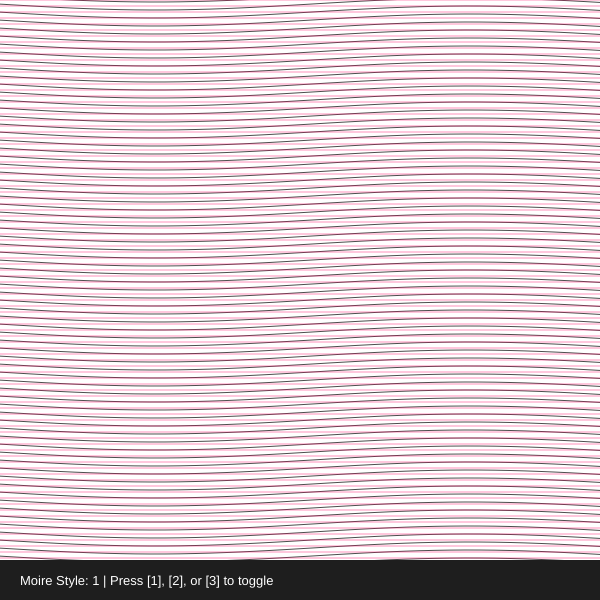
Frame 1 (no input)
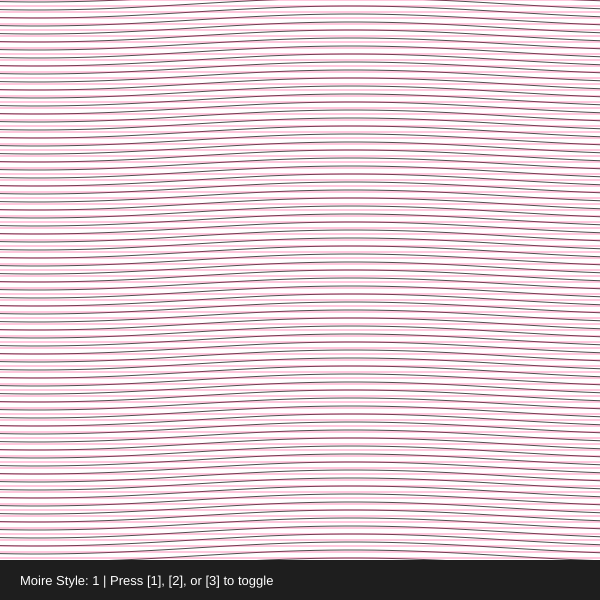
Frame 60 (no input)
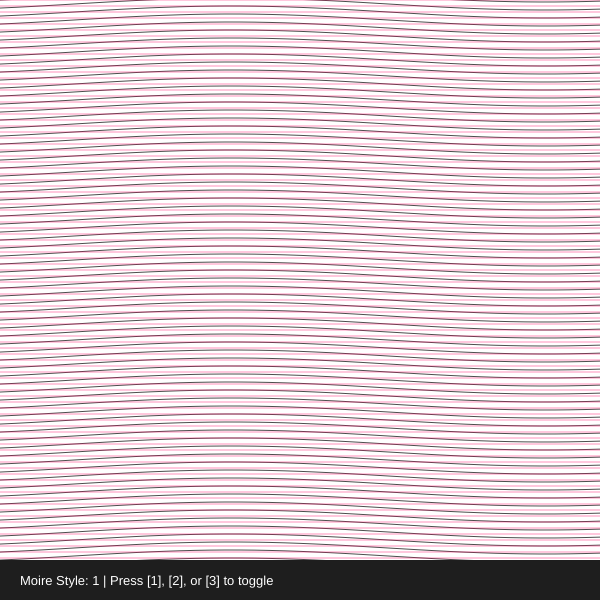
Frame 120 (the mouse pressed at the canvas centre since frame 60)

The p5.js sketch that drew these frames (run headless with seeded random() and noise() and a simulated clock; from frame 60 on, the mouse is pressed at the canvas centre):

// p5.js sketch
// ── sketch.js
let mode = 1;

function setup() {
  createCanvas(600, 600);
}

function draw() {
  background(255);
  
  // Base Layer: Oscillating Sine Wave Grid
  // This creates a dense background of waves to increase interference complexity
  stroke(0);
  noFill();
  strokeWeight(0.7);
  
  for (let y = -20; y < height + 20; y += 8) {
    beginShape();
    for (let x = 0; x <= width; x += 15) {
      // Background waves shift slightly over time
      let yOffset = sin(frameCount * 0.02 + x * 0.01) * 6;
      vertex(x, y + yOffset);
    }
    endShape();
  }
  
  push();
  // Interaction Layer: Defined by the current mode
  if (mode === 1) {
    // STYLE 1: Linear Wave Interference
    // Offset controlled by mouse position to create shifting fringe patterns
    translate(0, mouseY - height/2);
    stroke(255, 0, 100, 160);
    drawWaveGrid();
    
  } else if (mode === 2) {
    // STYLE 2: Rotational Concentric Geometry
    // Creates a moire effect through angular misalignment
    translate(width/2, height/2);
    rotate(map(mouseX, 0, width, 0, TWO_PI));
    stroke(0, 120, 255, 160);
    drawRadialGrid();
    
  } else if (mode === 3) {
    // STYLE 3: Pulsing Scale Interference
    // Uses a sine function to automate the scaling, mimicking a heartbeat
    translate(width/2, height/2);
    let pulse = map(sin(frameCount * 0.03), -1, 1, 0.4, 2.2);
    scale(pulse);
    stroke(40, 180, 40, 160);
    drawRadialGrid();
  }
  pop();
  
  renderInstructions();
}

// Helper function for Style 1: Linear waves
function drawWaveGrid() {
  for (let y = -height; y < height * 2; y += 6) {
    line(0, y, width, y);
  }
}

// Helper function for Style 2 & 3: Centered lines
function drawRadialGrid() {
  for (let i = -width; i < width; i += 7) {
    line(-width, i, width, i);
  }
}

// Interface to display the current state to the user/marker
function renderInstructions() {
  noStroke();
  fill(30);
  rect(0, height - 40, width, 40);
  fill(255);
  textSize(13);
  text("Moire Style: " + mode + " | Press [1], [2], or [3] to toggle", 20, height - 15);
}

function keyPressed() {
  if (key === '1') mode = 1;
  if (key === '2') mode = 2;
  if (key === '3') mode = 3;
}
